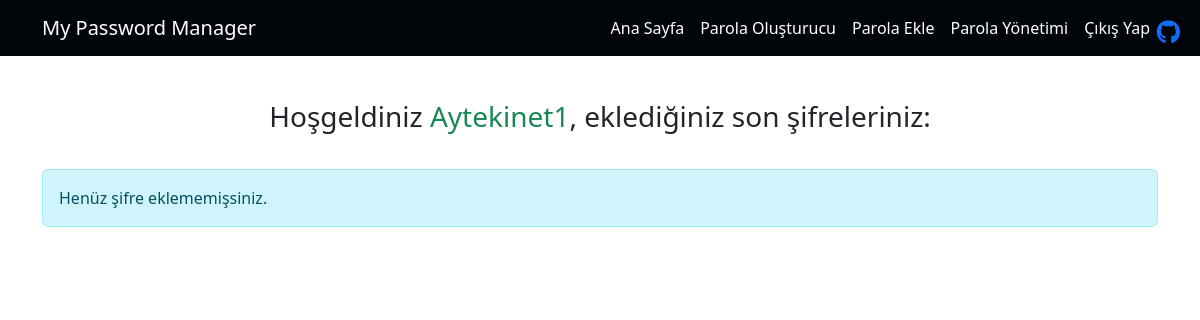
The page / (signed in) on the database as committed earlier.
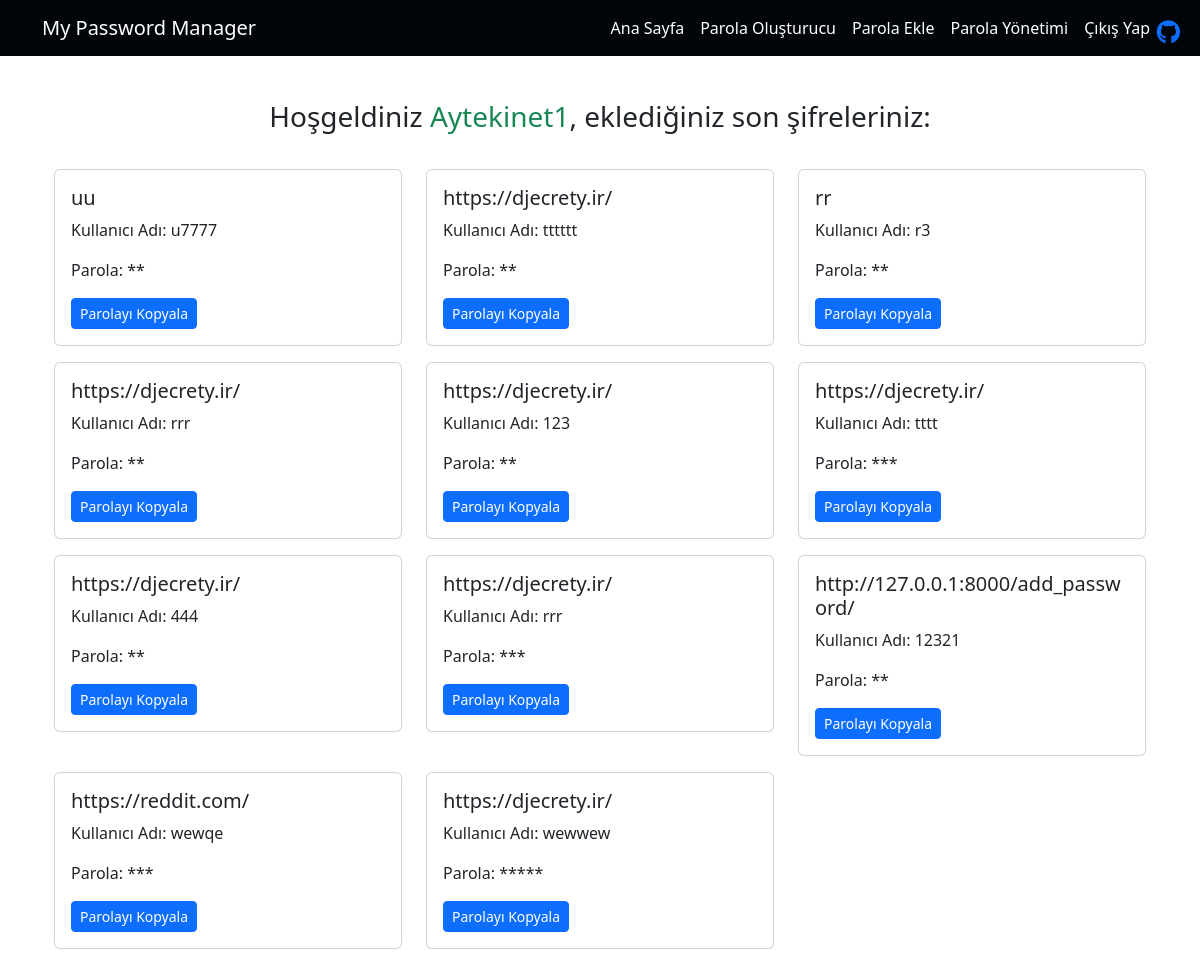
The same page on the database as committed later.
### password_manager_app/models.py (models this page shows, shortened)
class Password(models.Model):
    user = models.ForeignKey(
        User,
        on_delete=models.CASCADE,
        related_name="user_passwords"
    )
    website = models.CharField(max_length=100)
    username = models.CharField(max_length=100)
    password = models.CharField(max_length=100)
    created_at = models.DateTimeField(auto_now_add=True)  # Oluşturulma zamanı otomatik olarak atanır
    updated_at = models.DateTimeField(auto_now=True)  # Her güncellemede güncellenir

### password_manager_app/views.py (the view)
# urls.py: path('', views.index, name='index'),
def index(request):
    if request.user.is_authenticated:
        user_passwords = Password.objects.filter(user=request.user).order_by('-created_at')[:12]
        context = {
            'user_passwords': user_passwords,
        }
    else:
        context = {
            'user_passwords': None,
        }
    return render(request, 'myapp/index.html', context)

### password_manager_app/templates/myapp/index.html (shortened to what this page needs)
{% extends 'base.html' %}
{% block content %}
  <div class="container mt-4">
    {% if user.is_authenticated %}
      <h3 style="text-align:center; margin-bottom:35px;">Hoşgeldiniz <span class="text-success">{{ user.username }}</span>, eklediğiniz son şifreleriniz:</h3>
      <div class="row">
        {% if user_passwords %}
          {% for password in user_passwords %}
            <div class="col-md-4 mb-3">
              <div class="card">
                <div class="card-body">
                  <h5 class="card-title">{{ password.website }}</h5>
                  <p class="card-text">Kullanıcı Adı: {{ password.username }}</p>
                  <p class="card-text">Parola: <span class="password" data-password="{{ password.password }}">
                    {% for i in password.password %}*{% endfor %}
                  </span></p>
                  <button class="btn btn-primary copy-password btn-sm">Parolayı Kopyala</button>
                </div>
              </div>
            </div>
          {% endfor %}
        {% else %}
          <p class="alert alert-info">Henüz şifre eklememişsiniz.</p>
        {% endif %}
      </div>
    {% endif %}
  </div>
</div>
{% endblock %}

Rows that differ between the two databases and show on the page:
added Password: website "uu", username "u7777", password "u7" (drawn)
added Password: website "https://djecrety.ir/", username "tttttt", password "t4" (drawn)
added Password: website "rr", username "r3", password "r3" (drawn)
added Password: website "https://djecrety.ir/", username "rrr", password "r1" (drawn)
added Password: website "https://djecrety.ir/", username "123", password "12" (drawn)
added Password: website "https://djecrety.ir/", username "tttt", password "123" (drawn)
added Password: website "https://djecrety.ir/", username "444", password "44" (drawn)
added Password: website "https://djecrety.ir/", username "rrr", password "123" (drawn)
added Password: website "http://127.0.0.1:8000/add_password/", username "12321", password "12" (drawn)
added Password: website "https://reddit.com/", username "wewqe", password "123" (drawn)
added Password: website "https://djecrety.ir/", username "wewwew", password "55555" (drawn)
Other text that changed with them:
text no longer shown: "Henüz şifre eklememişsiniz."
